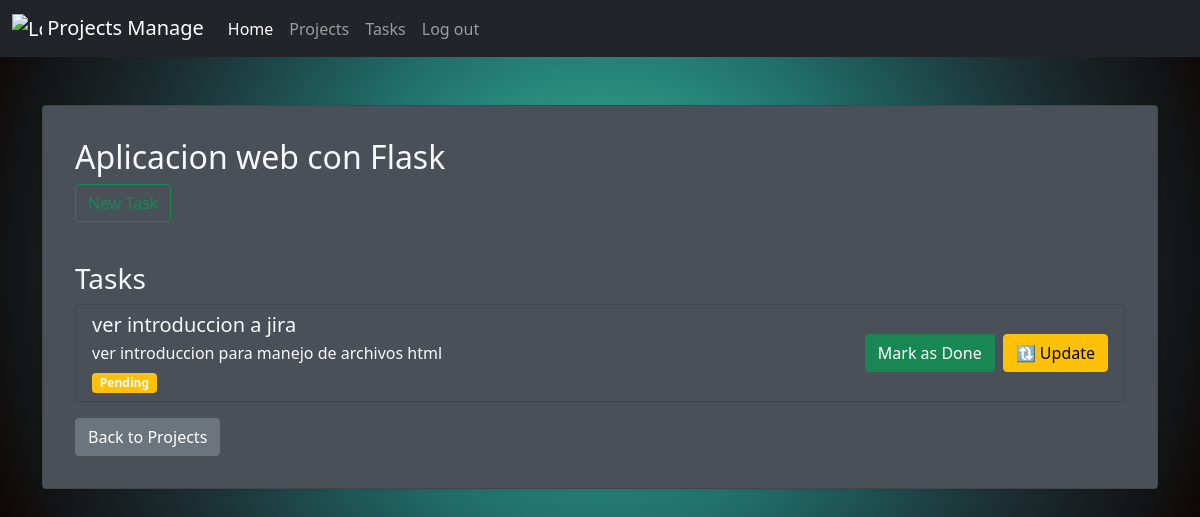
Page /about/projects/2/ on the earlier database version.
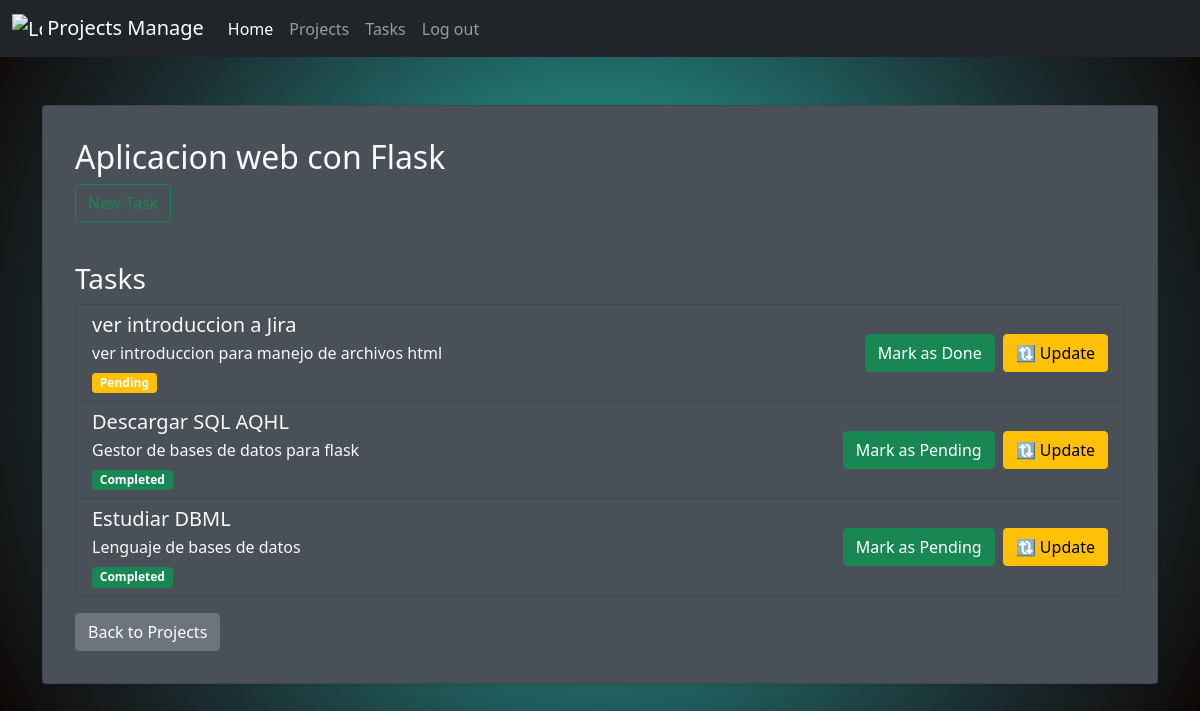
Same page on the later database version.
### myapp/models.py (models this page shows, shortened)
class Project(models.Model):
    name = models.CharField(max_length=100)

class Task(models.Model):
    title = models.CharField(max_length=100)
    description = models.TextField()
    project = models.ForeignKey(Project, on_delete=models.CASCADE)
    done = models.BooleanField(default=False)

### myapp/views.py (the view, shortened to what this page needs)
# urls.py: path('projects/<int:project_id>/', views.project_detail, name='project_detail'), # URL para detalles de proyecto
def project_detail(request, project_id):
    project = get_object_or_404(Project, id=project_id)
    tasks = Task.objects.filter(project=project)
    return render(request, 'project_detail.html', {
        'project': project,
        'tasks': tasks
    })

### myapp/templates/project_detail.html (shortened to what this page needs)
{% extends "layout/base.html" %}
{% block content %}
<div class="container mt-5">
    <div class="card shadow-sm p-3 mb-5 rounded">
        <div class="card-body">
            <h2 class="card-title">{{ project.name }}</h2>
            <a href="{% url 'create_task' project.id %}" class="btn btn-outline-success mb-3">New Task</a>
            <h3 class="mt-4">Tasks</h3>
            {% if tasks %}
                <ul class="list-group">
                    {% for task in tasks %}
                        <li class="list-group-item">
                            <div class="d-flex justify-content-between align-items-center">
                                <div>
                                    <h5 class="mb-1">{{ task.title }}</h5>
                                    <p class="mb-1">{{ task.description }}</p>
                                    <span class="badge {{ task.done|yesno:'bg-success,bg-warning' }}">
                                        {{ task.done|yesno:'Completed,Pending' }}
                                    </span>
                                </div>
                                <div class="d-flex gap-2">
                                    <form method="post" action="{% url 'project_detail' project.id %}">
                                        <button type="submit" class="btn btn-success">
                                            {% if task.done %}Mark as Pending{% else %}Mark as Done{% endif %}
                                        </button>
                                    </form>
                                    <a href="{% url 'update_task' task.id %}?redirect_url={% url 'project_detail' project.id %}" class="btn btn-warning">🔃 Update</a>
                                </div>
                            </div>
                        </li>
                    {% endfor %}
                </ul>
            {% else %}
                <p>No tasks found for this project.</p>
            {% endif %}
            <a href="{% url 'projects' %}" class="btn btn-secondary mt-3">Back to Projects</a>
        </div>
    </div>
</div>
{% endblock %}

### myapp/templates/layout/base.html (shortened to what this page needs)
 <!DOCTYPE html>
<html lang="en">
  <head>
    <link
      href="https://cdn.jsdelivr.net/npm/bootstrap@5.0.2/dist/css/bootstrap.min.css"
      rel="stylesheet"
    />
  </head>
  <body>
    {% load static %}
    <nav class="navbar navbar-expand-lg navbar-dark">
      <div class="container-fluid">
        <a class="navbar-brand" href="/index/">
          <img
            src="{% static 'myapp/project_manage.png' %}"
            alt="Logo"
            width="30"
            height="30"
            class="d-inline-block align-text-top"
          />
          Projects Manage
        </a>
        <div class="collapse navbar-collapse" id="navbarNav">
          <ul class="navbar-nav">
            <li class="nav-item">
              <a class="nav-link active" aria-current="page" href="/index/"
                >Home</a
              >
            </li>
            <li class="nav-item">
              <a class="nav-link" href="/projects">Projects</a>
            </li>
            <li class="nav-item">
              <a class="nav-link" href="/tasks">Tasks</a>
            </li>
            <li class="nav-item">
              <a class="nav-link" href="/login">Log out</a>
            </li>
          </ul>
        </div>
      </div>
    </nav>
    {% block content %} {% endblock %}
  </body>
</html>

### myapp/templates/layout/base.html (style rules this page uses)
body { background-image: radial-gradient(circle at 50% 50%, #4eb48d 0, #3ea88a 10%, #309884 20%, #26857a 30%, #21706c 40%, #1f5959 50%, #1e4345 60%, #1b3033 70%, #182123 80%, #131415 90%, #0d0502 100%); color: #f8f9fa; }
.navbar { background-color: #212529; }
.card { background-color: #495057; color: #f8f9fa; border-radius:15px; }
.list-group-item { background-color: #495057; color: #f8f9fa; }

Differences in the rows shown:
changed Task "ver introduccion para manejo de archivos html": title "ver introduccion a jira" → "ver introduccion a Jira"
added Task: title "Descargar SQL AQHL", description "Gestor de bases de datos para flask", done "Completed", shows "Mark as Pending"
added Task: title "Estudiar DBML", description "Lenguaje de bases de datos", done "Completed", shows "Mark as Pending"
